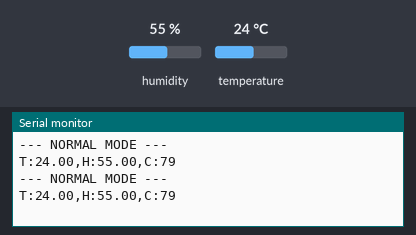
Bench run of a sketch on a simulated Arduino Uno, built with avr-gcc and run on an emulated ATmega328P. On the bench: the last lines printed to the serial monitor. The inputs (shaded band) are chosen by the test bench; at power-on: humidity 55 %, temperature 24 °C.

Above: at 4.8 s.
4.9 s: humidity set to 22 %
At 7.3 s:
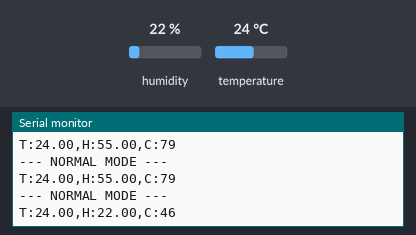
7.9 s: temperature set to 12 °C
At 8.5 s:
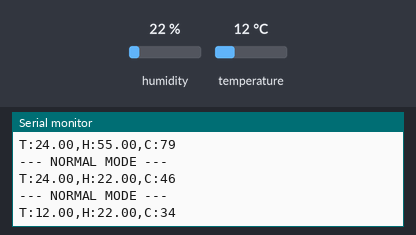
10.9 s: humidity set to 40 %
At 13.4 s:
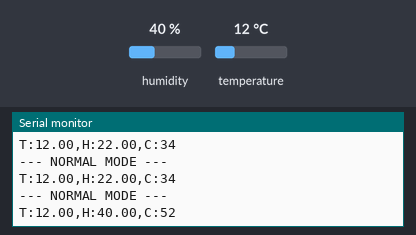
Timing chart, 0 to 14.9 s (numbered marks = the images above; inputs shaded):
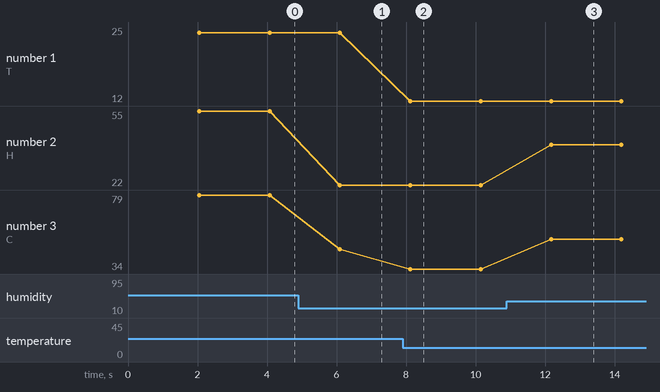

The sketch:

dht11_reader.ino
```cpp
#include "DHT.h"

// --- Configuration ---
#define DHTPIN 2      // The Arduino pin connected to the DHT11 data pin.
#define DHTTYPE DHT11 // The type of sensor.

// --- Global Variables ---
DHT dht(DHTPIN, DHTTYPE);
bool attack_mode = false;
unsigned long startTime;

void setup() {
  // Start serial communication.
  Serial.begin(9600);
  Serial.println("Smart Factory Sensor Node: ONLINE (Reset-Capable)");

  // Initialize the sensor.
  dht.begin();
  // Record the startup time.
  startTime = millis();
}

void loop() {
  // Wait for 2 seconds between readings.
  delay(2000);

  // After 15 seconds, switch to attack mode permanently.
  if (millis() - startTime > 15000) {
    attack_mode = true;
  }

  // Read data from the sensor.
  float h = dht.readHumidity();
  float t = dht.readTemperature();

  // Check if the reading failed.
  if (isnan(h) || isnan(t)) {
    Serial.println("Failed to read from DHT sensor!");
    return;
  }

  // Calculate a simple checksum.
  int checksum = (int)t + (int)h;

  if (attack_mode) {
    // --- ATTACK MODE ---
    // Print a status message and send a FAKE temperature.
    Serial.println("--- ATTACK MODE ACTIVE ---");
    float fake_t = 25.0;
    Serial.print("T:"); Serial.print(fake_t);
    Serial.print(",H:"); Serial.print(h);
    Serial.print(",C:"); Serial.println(checksum);
  } else {
    // --- NORMAL MODE ---
    // Print a status message and send the REAL temperature.
    Serial.println("--- NORMAL MODE ---");
    Serial.print("T:"); Serial.print(t);
    Serial.print(",H:"); Serial.print(h);
    Serial.print(",C:"); Serial.println(checksum);
  }
}
```

Measured:
- after the input at 4.9 s, the serial monitor: prints a new line after 1.2 s (image 1)
- after the input at 7.9 s, the serial monitor: prints a new line after 0.22 s (image 2)
- after the input at 10.9 s, the serial monitor: prints a new line after 1.3 s (image 3)
- plotted number 1: 24 → 12 after the input at 7.9 s
- plotted number 2: 55 → 22 after the input at 4.9 s, 22 → 40 after the input at 10.9 s
- plotted number 3: 79 → 46 after the input at 4.9 s, 46 → 34 after the input at 7.9 s, 34 → 52 after the input at 10.9 s
